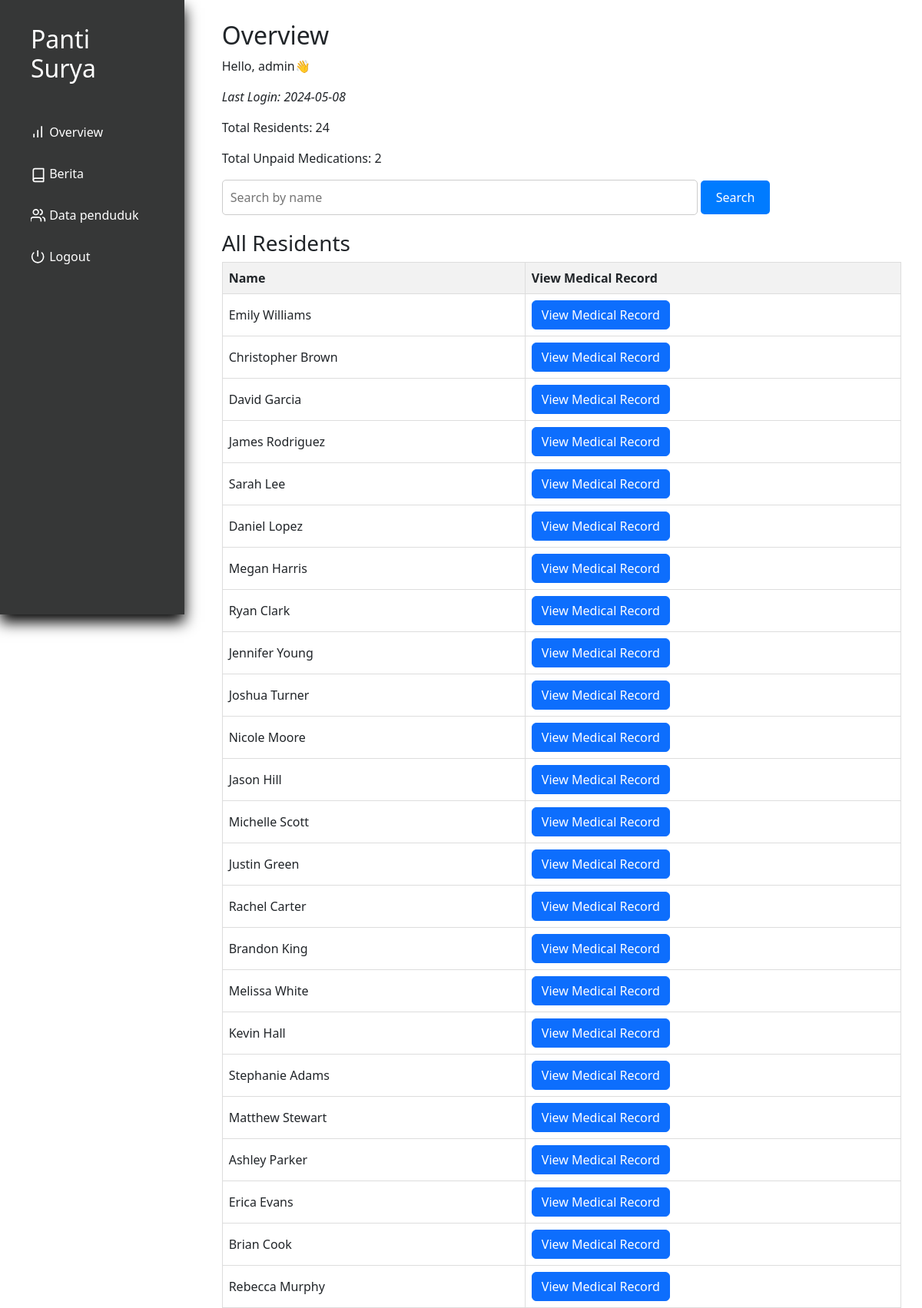
/index.php (signed in), run on the app's committed database.
### tables this page shows
CREATE TABLE `penduduk` (
  `id` int(11) NOT NULL,
  `nama` varchar(250) NOT NULL,
  `alamat` varchar(100) NOT NULL,
  `pengobatan_terakhir` date DEFAULT NULL,
  `email` varchar(200) DEFAULT NULL,
  `notelp` varchar(15) NOT NULL
);

### utils.php (called while the page is built, shortened)
<?php
    class myDB{
        private $host = "localhost";
        private $username = "root";
        private $password = "";
        private $database = "pantisurya";
        private $db;
        function __construct(){
            if ($this->db == null){
                try {
                    $this->db = new PDO("mysql:host=$this->host;dbname=$this->database", $this->username, $this->password);
                    $this->db->setAttribute(PDO::ATTR_ERRMODE, PDO::ERRMODE_EXCEPTION);
                } catch(PDOException $e) {
                    echo "Connection failed: " . $e->getMessage();
                }
            }
        }
        public function prepare($query) {
            return $this->db->prepare($query);
        }
    }
?>

### index.php (the view, shortened to what this page needs)
<?php
require "utils.php";
$db = new myDB();
$stmt_residents = $db->prepare("SELECT COUNT(*) AS total_residents FROM penduduk");
$stmt_residents->execute();
$total_residents = $stmt_residents->fetch(PDO::FETCH_ASSOC)['total_residents'];
$stmt_unpaid = $db->prepare("SELECT COUNT(*) AS total_unpaid FROM rekam_medis WHERE sudah_bayar = 0");
$stmt_unpaid->execute();
$total_unpaid = $stmt_unpaid->fetch(PDO::FETCH_ASSOC)['total_unpaid'];
$stmt_all_residents = $db->prepare("SELECT * FROM penduduk");
$stmt_all_residents->execute();
$residents = $stmt_all_residents->fetchAll(PDO::FETCH_ASSOC);
?>
<!DOCTYPE html>
<html lang="en">
<head>
    <link href="https://cdn.jsdelivr.net/npm/bootstrap@5.3.3/dist/css/bootstrap.min.css" rel="stylesheet">
    <link rel="stylesheet" href="layout/indexstyle.css">
</head>
<body>
    <div class="app">
        <div class="dashboard">
            <?php include 'nav.php'?>
            <div class="main">
                <h2>Overview</h2>
                <p>Hello, <?php echo isset($_SESSION["username"]) ? $_SESSION["username"] : 'N/A'; ?>👋</p>
                <p style="font-style: italic;">Last Login: <?php echo isset($_SESSION["last_access"]) ? $_SESSION["last_access"] : 'N/A'; ?></p>
                <div class="overview-info">
                    <p>Total Residents: <?php echo isset($total_residents) ? $total_residents : 'N/A'; ?></p>
                    <p>Total Unpaid Medications: <?php echo isset($total_unpaid) ? $total_unpaid : 'N/A'; ?></p>
                </div>
                <div class="search-bar">
                    <form method="POST">
                        <input type="text" name="search" placeholder="Search by name" class="search-input">
                        <button type="submit" class="search-button">Search</button>
                    </form>
                </div>
                <div class="residents-table">
                    <h3>All Residents</h3>
                    <table class="resident-table">
                        <thead>
                            <tr>
                                <th>Name</th>
                                <th>View Medical Record</th>
                            </tr>
                        </thead>
                        <tbody>
                            <?php foreach($residents as $resident): ?>
                            <tr>
                                <td><?php echo $resident['nama']; ?></td>
                                <td><button onclick="window.location.href='laporanmedis.php?id=<?php echo $resident['id']; ?>'" class="btn btn-primary">View Medical Record</button></td>
                            </tr>
                            <?php endforeach; ?>
                        </tbody>
                    </table>
                </div>
            </div>
        </div>
    </div>
</body>
</html>

### nav.php (shortened to what this page needs)
<div class="holder flex-col">
    <div class="content flex-col">
        <div class="logo">
            <h2 style="color: white;">Panti Surya</h2>
        </div>
        <nav class="nav">
            <a type="button" href="index.php">
                Overview
            </a>
            <a type="button" href="databerita.php">
                Berita
            </a>
            <a type="button" href="penduduk.php">
                Data penduduk
            </a>
            <a type="button" onclick="return confirm('Yakin keluar?')" href="logout.php">
            <svg xmlns="http://www.w3.org/2000/svg" width="20" height="20" viewBox="3 3 20 24" fill="none" stroke="currentColor" stroke-width="2" stroke-linecap="round" stroke-linejoin="round" class="feather feather-power"><path d="M18.36 6.64a9 9 0 1 1-12.73 0"></path><line x1="12" y1="2" x2="12" y2="12"></line></svg> Logout
            </a>
        </nav>
    </div>
</div>
<div class="filler"></div>

### layout/indexstyle.css (style rules this page uses)
* { box-sizing: border-box; margin: 0; padding: 0; }
.dashboard { display: flex; min-height: 100vh; flex-direction: row; gap: 1.7rem; }
.flex-col { display: flex; flex-direction: column; }
.holder { width: 20%; height: 100vh; box-shadow: 0 10px 18px rgba(0,0,0,1); position: fixed; padding: 0 1rem; background-color: #363737; }
.content { padding: 1rem 0.5rem; gap: 1rem; }
.logo { padding: 0 1rem; word-wrap: break-word; }
.nav { padding: 0.5rem; gap: 0.5rem; display: flex; flex-direction: column; justify-content: center; }
.nav a { display: block; padding: 0.5rem 0.5rem; border-radius: 10px; line-height: 30px; font-size: 16px; text-decoration: none; transition: all 0.5s ease; color: white; }
.main { width: 80%; height: 100vh; padding: 1.7rem; }
.filler { width: 20%; }
.content { display: flex; }
.logo h2 { margin-top: 1rem; margin-bottom: 1rem; }

### index.php (style rules this page uses)
.search-bar { margin-bottom: 20px; }
.search-input { width: 70%; padding: 10px; border-radius: 5px; border: 1px solid #ccc; }
.search-button { padding: 10px 20px; border-radius: 5px; background-color: #007bff; color: #fff; border: none; cursor: pointer; }
.resident-table { width: 100%; border-collapse: collapse; }
.resident-table th, .resident-table td { border: 1px solid #ddd; padding: 8px; text-align: left; }
.resident-table th { background-color: #f2f2f2; }

### data on the page
penduduk: nama "Emily Williams"
penduduk: nama "Christopher Brown"
penduduk: nama "David Garcia"
penduduk: nama "James Rodriguez"
penduduk: nama "Sarah Lee"
penduduk: nama "Daniel Lopez"
penduduk: nama "Megan Harris"
penduduk: nama "Ryan Clark"
penduduk: nama "Jennifer Young"
penduduk: nama "Joshua Turner"
penduduk: nama "Nicole Moore"
penduduk: nama "Jason Hill"
penduduk: nama "Michelle Scott"
penduduk: nama "Justin Green"
penduduk: nama "Rachel Carter"
penduduk: nama "Brandon King"
penduduk: nama "Melissa White"
penduduk: nama "Kevin Hall"
penduduk: nama "Stephanie Adams"
penduduk: nama "Matthew Stewart"
penduduk: nama "Ashley Parker"
penduduk: nama "Erica Evans"
penduduk: nama "Brian Cook"
penduduk: nama "Rebecca Murphy"

### other printed values
$_SESSION["username"] "admin"
$_SESSION["last_access"] "2024-05-08"
$total_residents "24"
$total_unpaid "2"
